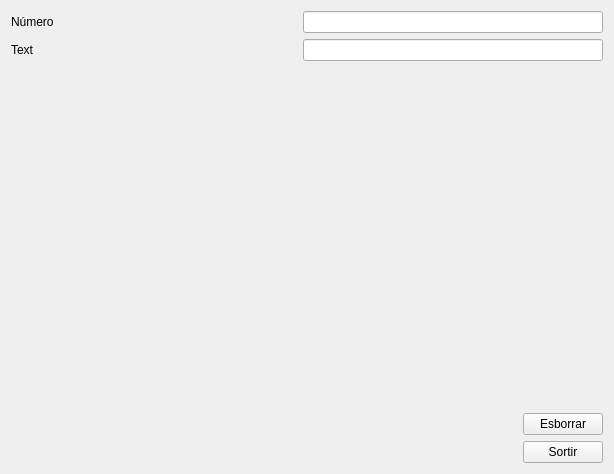
<?xml version="1.0" encoding="UTF-8"?>
<ui version="4.0">
 <class>MyForm</class>
 <widget class="QWidget" name="MyForm">
  <property name="geometry">
   <rect>
    <x>0</x>
    <y>0</y>
    <width>614</width>
    <height>474</height>
   </rect>
  </property>
  <property name="windowTitle">
   <string>Form</string>
  </property>
  <layout class="QVBoxLayout" name="verticalLayout_4">
   <item>
    <layout class="QVBoxLayout" name="verticalLayout">
     <item>
      <layout class="QHBoxLayout" name="horizontalLayout">
       <item>
        <widget class="QLabel" name="label">
         <property name="text">
          <string>Número</string>
         </property>
        </widget>
       </item>
       <item>
        <widget class="QLineEdit" name="lineEdit">
         <property name="maximumSize">
          <size>
           <width>300</width>
           <height>300</height>
          </size>
         </property>
         <property name="styleSheet">
          <string notr="true">color: rgb(255, 0, 0);</string>
         </property>
         <property name="inputMethodHints">
          <set>Qt::ImhDigitsOnly</set>
         </property>
         <property name="inputMask">
          <string>9000000000</string>
         </property>
         <property name="maxLength">
          <number>10</number>
         </property>
        </widget>
       </item>
      </layout>
     </item>
     <item>
      <layout class="QHBoxLayout" name="horizontalLayout_2">
       <item>
        <widget class="QLabel" name="label_2">
         <property name="text">
          <string>Text</string>
         </property>
        </widget>
       </item>
       <item>
        <widget class="QLineEdit" name="lineEdit_2">
         <property name="maximumSize">
          <size>
           <width>300</width>
           <height>300</height>
          </size>
         </property>
         <property name="styleSheet">
          <string notr="true">color: rgb(0, 0, 255)</string>
         </property>
         <property name="inputMask">
          <string notr="true">AAAAAAAAAA</string>
         </property>
         <property name="text">
          <string/>
         </property>
         <property name="maxLength">
          <number>10</number>
         </property>
        </widget>
       </item>
      </layout>
     </item>
    </layout>
   </item>
   <item>
    <layout class="QHBoxLayout" name="horizontalLayout_3">
     <item>
      <spacer name="horizontalSpacer">
       <property name="orientation">
        <enum>Qt::Horizontal</enum>
       </property>
       <property name="sizeHint" stdset="0">
        <size>
         <width>40</width>
         <height>20</height>
        </size>
       </property>
      </spacer>
     </item>
     <item>
      <layout class="QVBoxLayout" name="verticalLayout_3">
       <item>
        <spacer name="verticalSpacer">
         <property name="orientation">
          <enum>Qt::Vertical</enum>
         </property>
         <property name="sizeHint" stdset="0">
          <size>
           <width>20</width>
           <height>40</height>
          </size>
         </property>
        </spacer>
       </item>
       <item>
        <layout class="QVBoxLayout" name="verticalLayout_2">
         <item>
          <widget class="QPushButton" name="pushButton_2">
           <property name="text">
            <string>Esborrar</string>
           </property>
          </widget>
         </item>
         <item>
          <widget class="QPushButton" name="pushButton">
           <property name="text">
            <string>Sortir</string>
           </property>
          </widget>
         </item>
        </layout>
       </item>
      </layout>
     </item>
    </layout>
   </item>
  </layout>
 </widget>
 <resources/>
 <connections>
  <connection>
   <sender>pushButton</sender>
   <signal>clicked()</signal>
   <receiver>MyForm</receiver>
   <slot>close()</slot>
   <hints>
    <hint type="sourcelabel">
     <x>568</x>
     <y>459</y>
    </hint>
    <hint type="destinationlabel">
     <x>385</x>
     <y>394</y>
    </hint>
   </hints>
  </connection>
  <connection>
   <sender>pushButton_2</sender>
   <signal>clicked()</signal>
   <receiver>lineEdit_2</receiver>
   <slot>clear()</slot>
   <hints>
    <hint type="sourcelabel">
     <x>577</x>
     <y>403</y>
    </hint>
    <hint type="destinationlabel">
     <x>356</x>
     <y>71</y>
    </hint>
   </hints>
  </connection>
  <connection>
   <sender>pushButton_2</sender>
   <signal>clicked()</signal>
   <receiver>lineEdit</receiver>
   <slot>clear()</slot>
   <hints>
    <hint type="sourcelabel">
     <x>601</x>
     <y>408</y>
    </hint>
    <hint type="destinationlabel">
     <x>466</x>
     <y>28</y>
    </hint>
   </hints>
  </connection>
 </connections>
</ui>
